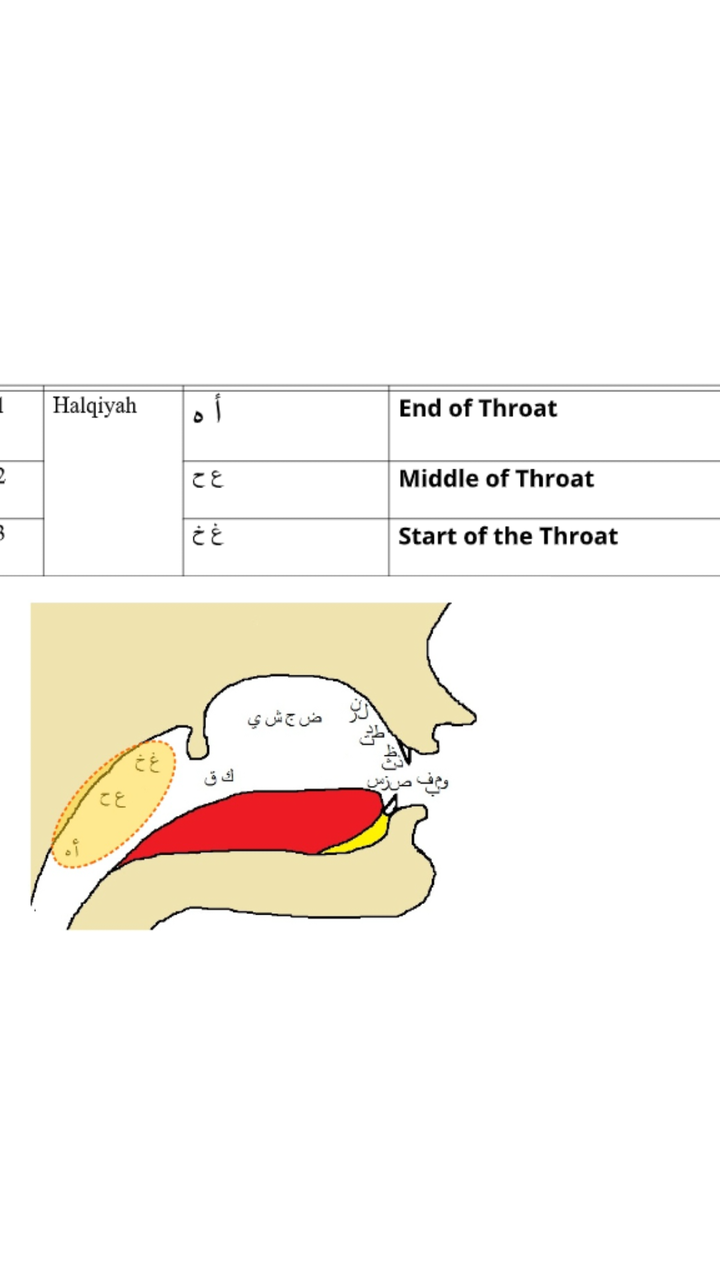
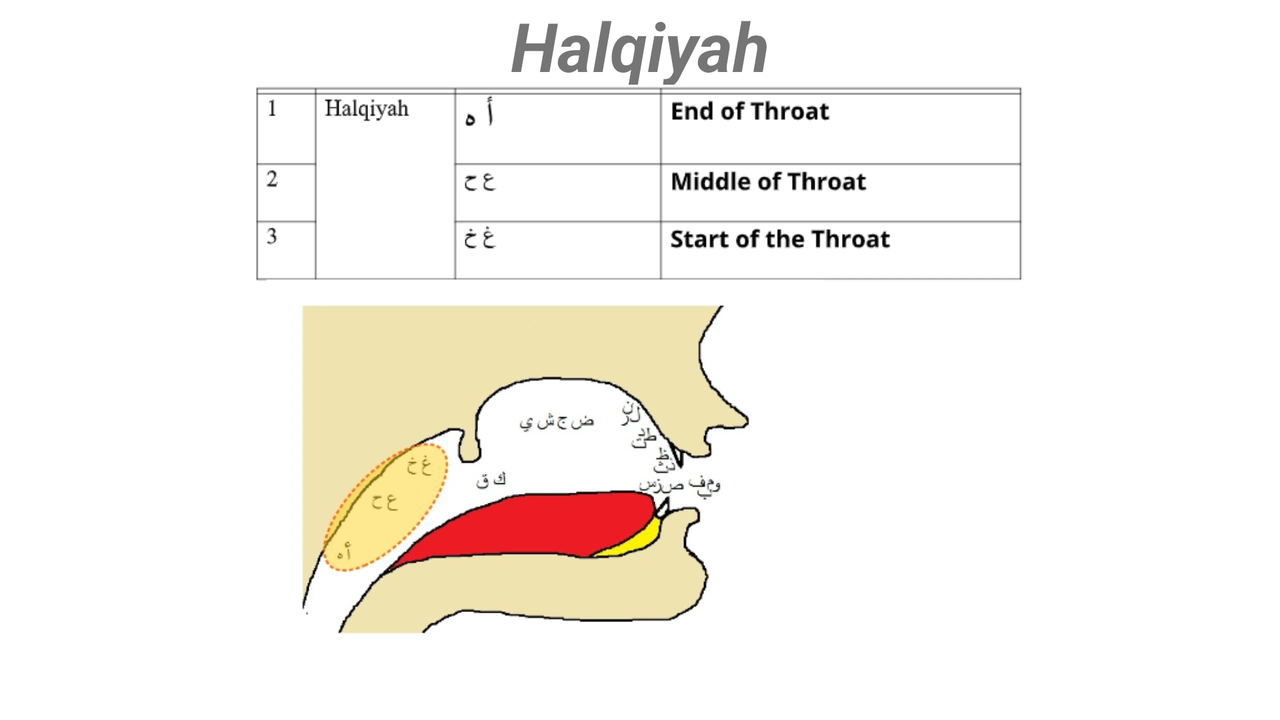

One screen, two layout resources from the same app: the default and the repository's alternative for another configuration. Each is rendered where Android would select it; the XML of both is given below.
<!-- AndroidManifest.xml: application theme Theme.Makharijapp -->
<!-- res/layout/activity_halqiyah_page.xml -->
<?xml version="1.0" encoding="utf-8"?>
<androidx.constraintlayout.widget.ConstraintLayout xmlns:android="http://schemas.android.com/apk/res/android"
    xmlns:app="http://schemas.android.com/apk/res-auto"
    xmlns:tools="http://schemas.android.com/tools"
    android:layout_width="match_parent"
    android:layout_height="match_parent"
    tools:context=".halqiyah_page">

    <TextView
        android:id="@+id/textView6"
        android:layout_width="263dp"
        android:layout_height="57dp"
        android:layout_marginStart="78dp"
        android:layout_marginTop="89dp"
        android:layout_marginEnd="70dp"
        android:layout_marginBottom="65dp"
        android:text="Halqiyah"
        android:textAlignment="center"
        android:textSize="34sp"
        android:textStyle="bold|italic"
        app:layout_constraintBottom_toTopOf="@+id/imageView2"
        app:layout_constraintEnd_toEndOf="parent"
        app:layout_constraintStart_toStartOf="parent"
        app:layout_constraintTop_toTopOf="parent" />

    <ImageView
        android:id="@+id/imageView2"
        android:layout_width="386dp"
        android:layout_height="417dp"
        android:layout_marginStart="16dp"
        android:layout_marginEnd="9dp"
        android:layout_marginBottom="103dp"
        app:layout_constraintBottom_toBottomOf="parent"
        app:layout_constraintEnd_toEndOf="parent"
        app:layout_constraintStart_toStartOf="parent"
        app:srcCompat="@drawable/halqiyah" />
</androidx.constraintlayout.widget.ConstraintLayout>
<!-- resources referenced by this layout -->
<resources>
  <!-- drawable halqiyah: png bitmap (drawable, 82710 bytes) -->
  <style name="Theme.Makharijapp" parent="Theme.MaterialComponents.DayNight.DarkActionBar">
          
          <item name="colorPrimary">@color/purple_500</item>
          <item name="colorPrimaryVariant">@color/purple_700</item>
          <item name="colorOnPrimary">@color/white</item>
          
          <item name="colorSecondary">@color/teal_200</item>
          <item name="colorSecondaryVariant">@color/teal_700</item>
          <item name="colorOnSecondary">@color/black</item>
          
          <item name="android:statusBarColor" tools:targetApi="l">?attr/colorPrimaryVariant</item>
          
      </style>
</resources>
<!-- res/layout-land/activity_halqiyah_page.xml (the repository's variant of the layout above) -->
<!-- drawn on the phone turned sideways -->
<?xml version="1.0" encoding="utf-8"?>
<androidx.constraintlayout.widget.ConstraintLayout xmlns:android="http://schemas.android.com/apk/res/android"
    xmlns:app="http://schemas.android.com/apk/res-auto"
    xmlns:tools="http://schemas.android.com/tools"
    android:layout_width="match_parent"
    android:layout_height="match_parent"
    tools:context=".halqiyah_page">

    <TextView
        android:id="@+id/textView6"
        android:layout_width="263dp"
        android:layout_height="57dp"
        android:text="Halqiyah"
        android:textAlignment="center"
        android:textSize="34sp"
        android:textStyle="bold|italic"
        app:layout_constraintEnd_toEndOf="parent"
        app:layout_constraintStart_toStartOf="parent"
        app:layout_constraintTop_toTopOf="@+id/imageView2" />

    <ImageView
        android:id="@+id/imageView2"
        android:layout_width="386dp"
        android:layout_height="0dp"
        app:layout_constraintBottom_toBottomOf="parent"
        app:layout_constraintEnd_toEndOf="parent"
        app:layout_constraintStart_toStartOf="parent"
        app:layout_constraintTop_toTopOf="parent"
        app:srcCompat="@drawable/halqiyah" />
</androidx.constraintlayout.widget.ConstraintLayout>
